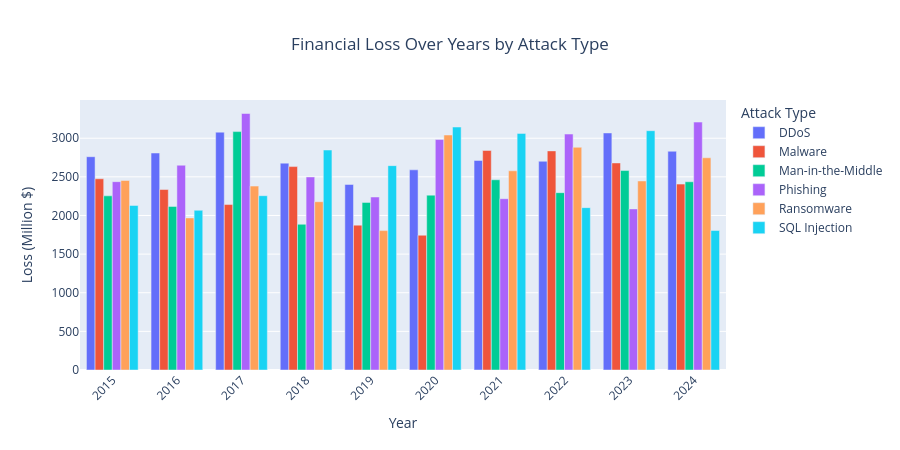
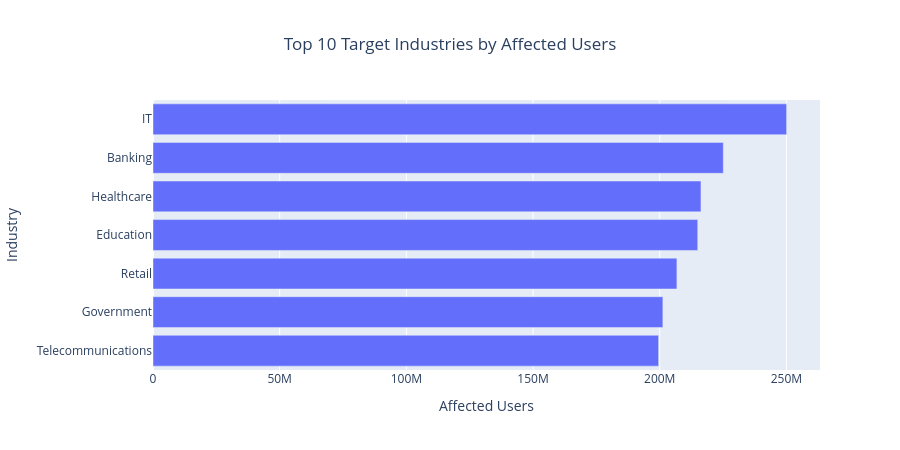
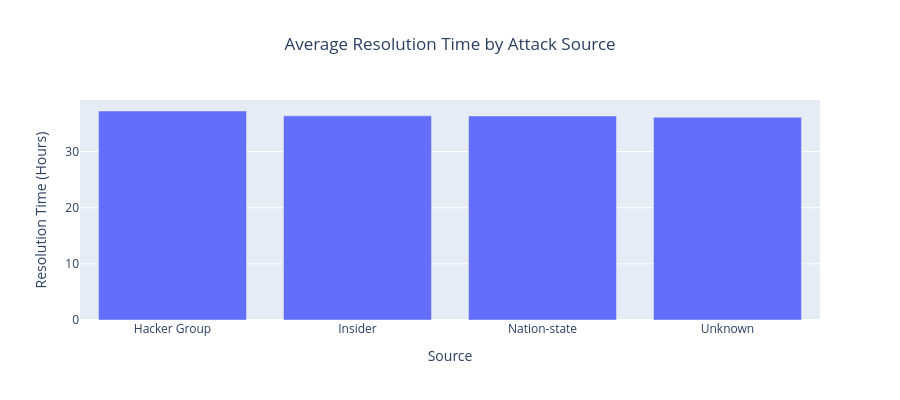

Here is the notebook cell these charts were saved with, in order:
### Code cell
# 🔐 Visualizing Global Cybersecurity Threats (2015–2024)
# Author: Nowshika Mirza R
# Project: Mini Project - Cyber Threat Visualization

# ===========================
# Step 1: Import Libraries
# ===========================
import pandas as pd
import plotly.express as px
import matplotlib.pyplot as plt
from wordcloud import WordCloud

# ===========================
# Step 2: Load Dataset
# ===========================
df = pd.read_csv('Global_Cybersecurity_Threats_2015-2024.csv')

# Quick look at the data
print("🔍 Dataset Overview:")
print(df.head(), "\n")
print("📊 Columns:", df.columns.tolist())

# ===========================
# Step 3: Clean & Prepare Data
# ===========================
# Convert 'Year' to string for categorical plotting
df['Year'] = df['Year'].astype(str)

# Fill missing values for visualization
df['Attack Type'] = df['Attack Type'].fillna('Unknown')
df['Severity'] = df.get('Severity', pd.Series()).fillna('Unknown')  # If 'Severity' exists
df['Target Country'] = df.get('Target Country', pd.Series()).fillna('Unknown')  # If exists

# ===========================
# Step 4: Financial Loss Over Years by Attack Type (Interactive)
# ===========================
fig1 = px.bar(
    df.groupby(['Year', 'Attack Type'])['Financial Loss (in Million $)'].sum().reset_index(),
    x='Year', y='Financial Loss (in Million $)', color='Attack Type',
    title='Financial Loss Over Years by Attack Type',
    labels={'Financial Loss (in Million $)': 'Loss (Million $)', 'Year': 'Year'},
    barmode='group', height=450
)
fig1.update_layout(xaxis_tickangle=-45, title_x=0.5)
fig1.show()

# ===========================
# Step 5: Number of Affected Users by Target Industry (Top 10)
# ===========================
industry_affected = df.groupby('Target Industry')['Number of Affected Users'].sum().nlargest(10).reset_index()
fig2 = px.bar(
    industry_affected,
    y='Target Industry', x='Number of Affected Users', orientation='h',
    title='Top 10 Target Industries by Affected Users',
    labels={'Number of Affected Users': 'Affected Users', 'Target Industry': 'Industry'},
    height=450
)
fig2.update_layout(yaxis={'categoryorder':'total ascending'}, title_x=0.5)
fig2.show()

# ===========================
# Step 6: Average Incident Resolution Time by Attack Source
# ===========================
source_resolution = df.groupby('Attack Source')['Incident Resolution Time (in Hours)'].mean().reset_index()
fig3 = px.bar(
    source_resolution,
    x='Attack Source', y='Incident Resolution Time (in Hours)',
    title='Average Resolution Time by Attack Source',
    labels={'Incident Resolution Time (in Hours)': 'Resolution Time (Hours)', 'Attack Source': 'Source'},
    height=400
)
fig3.update_layout(title_x=0.5)
fig3.show()

# ===========================
# Step 7: Word Cloud of Attack Types
# ===========================
text = ' '.join(df['Attack Type'].astype(str))

plt.figure(figsize=(12, 8))
wordcloud = WordCloud(width=1200, height=800, background_color='white', colormap='inferno').generate(text)
plt.imshow(wordcloud, interpolation='bilinear')
plt.axis('off')
plt.title('Common Cyber Attack Types', fontsize=18, fontweight='bold')
plt.show()

print("✅ Visualization Completed — Your dashboard is ready!")

### Figure 1 — Plotly figure (JSON) as saved in the notebook; plotly's stock layout.template omitted (floating-point values rounded to 4 significant figures)
{"data": [{"alignmentgroup": "True", "hovertemplate": "Attack Type=DDoS<br>Year=%{x}<br>Loss (Million $)=%{y}<extra></extra>", "legendgroup": "DDoS", "marker": {"color": "#636efa", "pattern": {"shape": ""}}, "name": "DDoS", "offsetgroup": "DDoS", "orientation": "v", "showlegend": true, "textposition": "auto", "type": "bar", "x": ["2015", "2016", "2017", "2018", "2019", "2020", "2021", "2022", "2023", "2024"], "xaxis": "x", "y": [2761.0, 2809.0, 3078.0, 2677.0, 2402.0, 2591.0, 2712.0, 2702.0, 3068.0, 2831.0], "yaxis": "y"}, {"alignmentgroup": "True", "hovertemplate": "Attack Type=Malware<br>Year=%{x}<br>Loss (Million $)=%{y}<extra></extra>", "legendgroup": "Malware", "marker": {"color": "#EF553B", "pattern": {"shape": ""}}, "name": "Malware", "offsetgroup": "Malware", "orientation": "v", "showlegend": true, "textposition": "auto", "type": "bar", "x": ["2015", "2016", "2017", "2018", "2019", "2020", "2021", "2022", "2023", "2024"], "xaxis": "x", "y": [2475.0, 2336.0, 2141.0, 2633.0, 1875, 1744.0, 2842.0, 2836.0, 2680.0, 2406.0], "yaxis": "y"}, {"alignmentgroup": "True", "hovertemplate": "Attack Type=Man-in-the-Middle<br>Year=%{x}<br>Loss (Million $)=%{y}<extra></extra>", "legendgroup": "Man-in-the-Middle", "marker": {"color": "#00cc96", "pattern": {"shape": ""}}, "name": "Man-in-the-Middle", "offsetgroup": "Man-in-the-Middle", "orientation": "v", "showlegend": true, "textposition": "auto", "type": "bar", "x": ["2015", "2016", "2017", "2018", "2019", "2020", "2021", "2022", "2023", "2024"], "xaxis": "x", "y": [2254.0, 2117.0, 3086.0, 1886.0, 2169.0, 2263.0, 2462.0, 2295.0, 2581.0, 2436.0], "yaxis": "y"}, {"alignmentgroup": "True", "hovertemplate": "Attack Type=Phishing<br>Year=%{x}<br>Loss (Million $)=%{y}<extra></extra>", "legendgroup": "Phishing", "marker": {"color": "#ab63fa", "pattern": {"shape": ""}}, "name": "Phishing", "offsetgroup": "Phishing", "orientation": "v", "showlegend": true, "textposition": "auto", "type": "bar", "x": ["2015", "2016", "2017", "2018", "2019", "2020", "2021", "2022", "2023", "2024"], "xaxis": "x", "y": [2438.0, 2650.0, 3320.0, 2499.0, 2239.0, 2983.0, 2217.0, 3054.0, 2085.0, 3209.0], "yaxis": "y"}, {"alignmentgroup": "True", "hovertemplate": "Attack Type=Ransomware<br>Year=%{x}<br>Loss (Million $)=%{y}<extra></extra>", "legendgroup": "Ransomware", "marker": {"color": "#FFA15A", "pattern": {"shape": ""}}, "name": "Ransomware", "offsetgroup": "Ransomware", "orientation": "v", "showlegend": true, "textposition": "auto", "type": "bar", "x": ["2015", "2016", "2017", "2018", "2019", "2020", "2021", "2022", "2023", "2024"], "xaxis": "x", "y": [2453.0, 1968.0, 2380.0, 2178.0, 1804.0, 3042.0, 2578.0, 2882.0, 2447.0, 2747.0], "yaxis": "y"}, {"alignmentgroup": "True", "hovertemplate": "Attack Type=SQL Injection<br>Year=%{x}<br>Loss (Million $)=%{y}<extra></extra>", "legendgroup": "SQL Injection", "marker": {"color": "#19d3f3", "pattern": {"shape": ""}}, "name": "SQL Injection", "offsetgroup": "SQL Injection", "orientation": "v", "showlegend": true, "textposition": "auto", "type": "bar", "x": ["2015", "2016", "2017", "2018", "2019", "2020", "2021", "2022", "2023", "2024"], "xaxis": "x", "y": [2130.0, 2067.0, 2256.0, 2847.0, 2645.0, 3145.0, 3062.0, 2101.0, 3097.0, 1805.0], "yaxis": "y"}], "layout": {"barmode": "group", "height": 450, "legend": {"title": {"text": "Attack Type"}, "tracegroupgap": 0}, "title": {"text": "Financial Loss Over Years by Attack Type", "x": 0.5}, "xaxis": {"anchor": "y", "domain": [0, 1], "tickangle": -45, "title": {"text": "Year"}}, "yaxis": {"anchor": "x", "domain": [0, 1], "title": {"text": "Loss (Million $)"}}}}

### Figure 2 — Plotly figure (JSON) as saved in the notebook; plotly's stock layout.template omitted (floating-point values rounded to 4 significant figures)
{"data": [{"alignmentgroup": "True", "hovertemplate": "Affected Users=%{x}<br>Industry=%{y}<extra></extra>", "legendgroup": "", "marker": {"color": "#636efa", "pattern": {"shape": ""}}, "name": "", "offsetgroup": "", "orientation": "h", "showlegend": false, "textposition": "auto", "type": "bar", "x": [250094829, 225098406, 216271916, 215004732, 206776386, 201239030, 199567110], "xaxis": "x", "y": ["IT", "Banking", "Healthcare", "Education", "Retail", "Government", "Telecommunications"], "yaxis": "y"}], "layout": {"barmode": "relative", "height": 450, "legend": {"tracegroupgap": 0}, "title": {"text": "Top 10 Target Industries by Affected Users", "x": 0.5}, "xaxis": {"anchor": "y", "domain": [0, 1], "title": {"text": "Affected Users"}}, "yaxis": {"anchor": "x", "categoryorder": "total ascending", "domain": [0, 1], "title": {"text": "Industry"}}}}

### Figure 3 — Plotly figure (JSON) as saved in the notebook; plotly's stock layout.template omitted (floating-point values rounded to 4 significant figures)
{"data": [{"alignmentgroup": "True", "hovertemplate": "Source=%{x}<br>Resolution Time (Hours)=%{y}<extra></extra>", "legendgroup": "", "marker": {"color": "#636efa", "pattern": {"shape": ""}}, "name": "", "offsetgroup": "", "orientation": "v", "showlegend": false, "textposition": "auto", "type": "bar", "x": ["Hacker Group", "Insider", "Nation-state", "Unknown"], "xaxis": "x", "y": [37.21, 36.35, 36.33, 36.09], "yaxis": "y"}], "layout": {"barmode": "relative", "height": 400, "legend": {"tracegroupgap": 0}, "title": {"text": "Average Resolution Time by Attack Source", "x": 0.5}, "xaxis": {"anchor": "y", "domain": [0, 1], "title": {"text": "Source"}}, "yaxis": {"anchor": "x", "domain": [0, 1], "title": {"text": "Resolution Time (Hours)"}}}}
